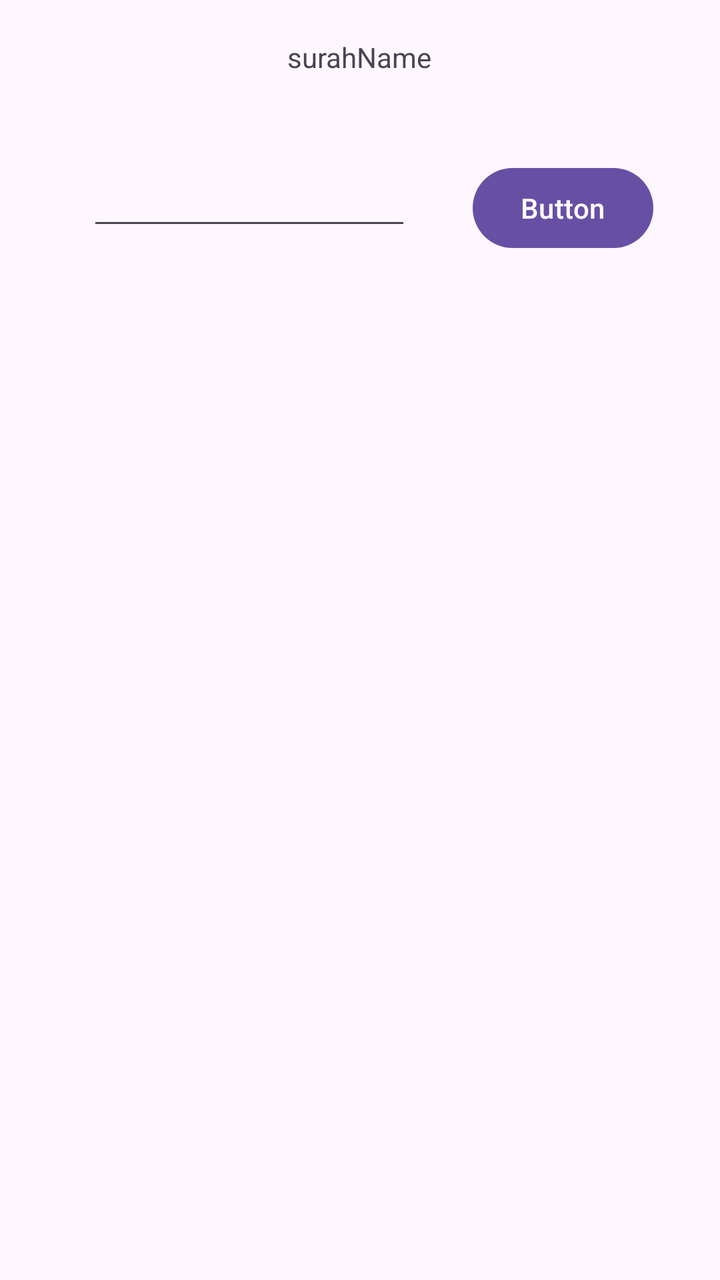
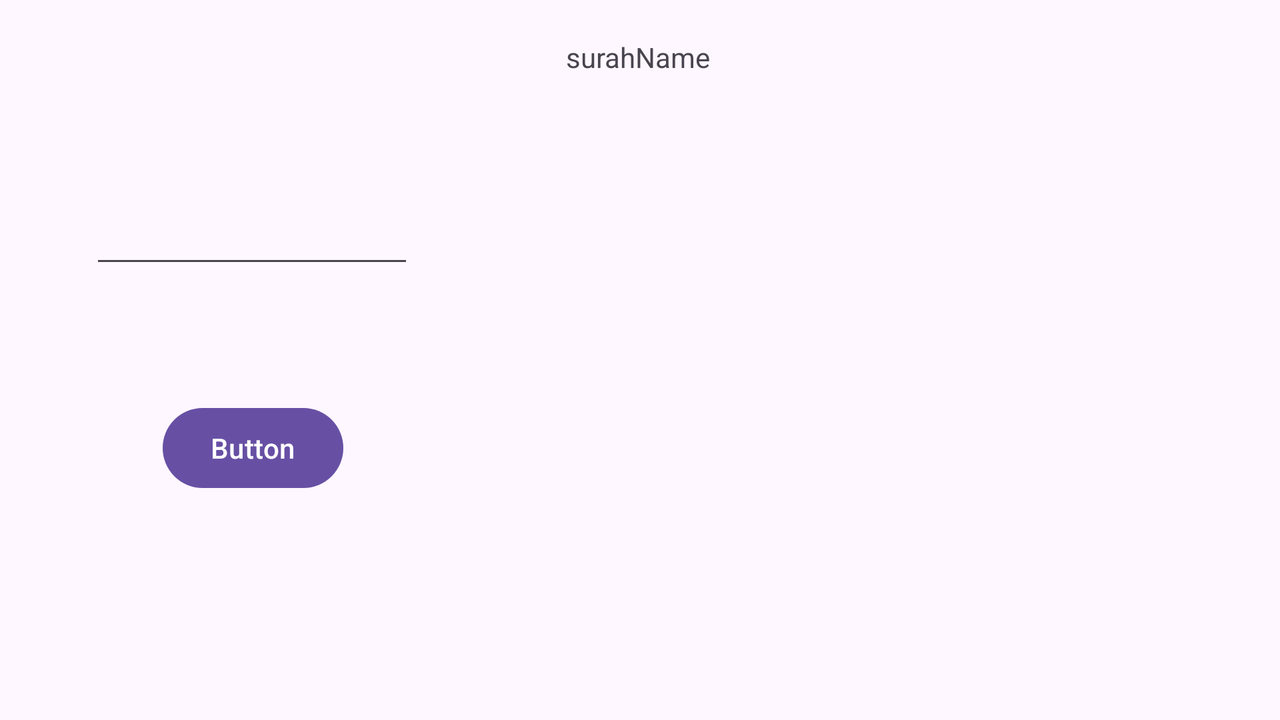

First picture: res/layout/ on a phone held upright. Second picture: the repository's own variant of that layout, on a device whose configuration matches the variant's folder. Source for both follows.
<!-- AndroidManifest.xml: application theme Theme.Assignmet_2QuranApp -->
<!-- res/layout/activity_main2.xml -->
<?xml version="1.0" encoding="utf-8"?>
<androidx.constraintlayout.widget.ConstraintLayout xmlns:android="http://schemas.android.com/apk/res/android"
    xmlns:app="http://schemas.android.com/apk/res-auto"
    xmlns:tools="http://schemas.android.com/tools"
    android:layout_width="match_parent"
    android:layout_height="match_parent"
    tools:context=".MainActivity2">

    <TextView
        android:id="@+id/surahName"
        android:layout_width="146dp"
        android:layout_height="57dp"
        android:gravity="center"
        android:text="surahName"
        app:layout_constraintEnd_toEndOf="parent"
        app:layout_constraintHorizontal_bias="0.498"
        app:layout_constraintStart_toStartOf="parent"
        app:layout_constraintTop_toTopOf="parent" />

    <ListView
        android:id="@+id/surah"
        android:layout_width="358dp"
        android:layout_height="377dp"
        android:layout_marginTop="40dp"
        app:layout_constraintBottom_toBottomOf="parent"
        app:layout_constraintEnd_toEndOf="parent"
        app:layout_constraintStart_toStartOf="parent"
        app:layout_constraintTop_toBottomOf="@+id/editTextNumber"
        app:layout_constraintVertical_bias="0.0" />

    <EditText
        android:id="@+id/editTextNumber"
        android:layout_width="162dp"
        android:layout_height="43dp"
        android:layout_marginTop="20dp"
        android:ems="10"
        android:gravity="center"
        android:inputType="number"
        app:layout_constraintEnd_toEndOf="parent"
        app:layout_constraintHorizontal_bias="0.22"
        app:layout_constraintStart_toStartOf="parent"
        app:layout_constraintTop_toBottomOf="@+id/surahName" />

    <Button
        android:id="@+id/button"
        android:layout_width="wrap_content"
        android:layout_height="wrap_content"
        android:layout_marginTop="80dp"
        android:text="Button"
        app:layout_constraintEnd_toEndOf="parent"
        app:layout_constraintHorizontal_bias="0.481"
        app:layout_constraintStart_toEndOf="@+id/editTextNumber"
        app:layout_constraintTop_toTopOf="parent" />
</androidx.constraintlayout.widget.ConstraintLayout>
<!-- resources referenced by this layout -->
<resources>
  <style name="Theme.Assignmet_2QuranApp" parent="Base.Theme.Assignmet_2QuranApp" />
  <style name="Base.Theme.Assignmet_2QuranApp" parent="Theme.Material3.DayNight.NoActionBar">
          
          
      </style>
</resources>
<!-- res/layout-land/activity_main2.xml (the repository's variant of the layout above) -->
<!-- drawn on the phone turned sideways -->
<?xml version="1.0" encoding="utf-8"?>
<androidx.constraintlayout.widget.ConstraintLayout xmlns:android="http://schemas.android.com/apk/res/android"
    xmlns:app="http://schemas.android.com/apk/res-auto"
    xmlns:tools="http://schemas.android.com/tools"
    android:layout_width="match_parent"
    android:layout_height="match_parent"
    tools:context=".MainActivity2">

    <TextView
        android:id="@+id/surahName"
        android:layout_width="146dp"
        android:layout_height="57dp"
        android:gravity="center"
        android:text="surahName"
        app:layout_constraintEnd_toEndOf="parent"
        app:layout_constraintHorizontal_bias="0.498"
        app:layout_constraintStart_toStartOf="parent"
        app:layout_constraintTop_toTopOf="parent" />

    <ListView
        android:id="@+id/surah"
        android:layout_width="286dp"
        android:layout_height="252dp"
        android:layout_marginTop="68dp"
        app:layout_constraintEnd_toEndOf="parent"
        app:layout_constraintHorizontal_bias="0.793"
        app:layout_constraintStart_toStartOf="parent"
        app:layout_constraintTop_toTopOf="parent" />

    <EditText
        android:id="@+id/editTextNumber"
        android:layout_width="162dp"
        android:layout_height="43dp"
        android:layout_marginTop="96dp"
        android:ems="10"
        android:gravity="center"
        android:inputType="number"
        app:layout_constraintEnd_toEndOf="parent"
        app:layout_constraintHorizontal_bias="0.094"
        app:layout_constraintStart_toStartOf="parent"
        app:layout_constraintTop_toTopOf="parent" />

    <Button
        android:id="@+id/button"
        android:layout_width="wrap_content"
        android:layout_height="wrap_content"
        android:layout_marginTop="200dp"
        android:text="Button"
        app:layout_constraintEnd_toEndOf="parent"
        app:layout_constraintHorizontal_bias="0.148"
        app:layout_constraintStart_toStartOf="parent"
        app:layout_constraintTop_toTopOf="parent" />
</androidx.constraintlayout.widget.ConstraintLayout>
